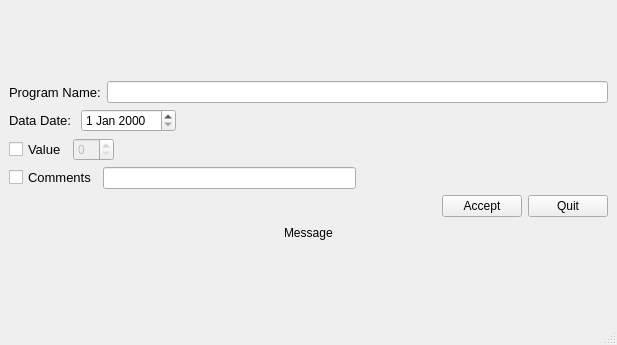
<?xml version="1.0" encoding="UTF-8"?>
<ui version="4.0">
 <class>MainWindow</class>
 <widget class="QMainWindow" name="MainWindow">
  <property name="geometry">
   <rect>
    <x>0</x>
    <y>0</y>
    <width>617</width>
    <height>345</height>
   </rect>
  </property>
  <property name="windowTitle">
   <string>MainWindow</string>
  </property>
  <widget class="QWidget" name="centralwidget">
   <layout class="QVBoxLayout" name="verticalLayout">
    <item>
     <spacer name="verticalSpacer_2">
      <property name="orientation">
       <enum>Qt::Vertical</enum>
      </property>
      <property name="sizeHint" stdset="0">
       <size>
        <width>20</width>
        <height>40</height>
       </size>
      </property>
     </spacer>
    </item>
    <item>
     <layout class="QHBoxLayout" name="horizontalLayout">
      <item>
       <widget class="QLabel" name="label">
        <property name="font">
         <font>
          <pointsize>10</pointsize>
         </font>
        </property>
        <property name="text">
         <string>Program Name:</string>
        </property>
       </widget>
      </item>
      <item>
       <widget class="QLineEdit" name="nameProgram_lineEdit">
        <property name="font">
         <font>
          <pointsize>9</pointsize>
         </font>
        </property>
        <property name="readOnly">
         <bool>true</bool>
        </property>
       </widget>
      </item>
     </layout>
    </item>
    <item>
     <layout class="QHBoxLayout" name="horizontalLayout_2">
      <item>
       <widget class="QLabel" name="label_2">
        <property name="sizePolicy">
         <sizepolicy hsizetype="Fixed" vsizetype="Preferred">
          <horstretch>0</horstretch>
          <verstretch>0</verstretch>
         </sizepolicy>
        </property>
        <property name="font">
         <font>
          <pointsize>10</pointsize>
         </font>
        </property>
        <property name="text">
         <string>Data Date: </string>
        </property>
       </widget>
      </item>
      <item>
       <widget class="QDateEdit" name="data_dateEdit">
        <property name="font">
         <font>
          <pointsize>9</pointsize>
         </font>
        </property>
       </widget>
      </item>
      <item>
       <spacer name="horizontalSpacer_5">
        <property name="orientation">
         <enum>Qt::Horizontal</enum>
        </property>
        <property name="sizeType">
         <enum>QSizePolicy::Expanding</enum>
        </property>
        <property name="sizeHint" stdset="0">
         <size>
          <width>40</width>
          <height>20</height>
         </size>
        </property>
       </spacer>
      </item>
     </layout>
    </item>
    <item>
     <layout class="QHBoxLayout" name="horizontalLayout_4">
      <item>
       <widget class="QCheckBox" name="value_checkBox">
        <property name="font">
         <font>
          <pointsize>10</pointsize>
         </font>
        </property>
        <property name="text">
         <string>Value</string>
        </property>
       </widget>
      </item>
      <item>
       <widget class="QSpinBox" name="data_value_spinBox">
        <property name="enabled">
         <bool>false</bool>
        </property>
        <property name="sizePolicy">
         <sizepolicy hsizetype="Preferred" vsizetype="Fixed">
          <horstretch>0</horstretch>
          <verstretch>0</verstretch>
         </sizepolicy>
        </property>
        <property name="font">
         <font>
          <pointsize>9</pointsize>
         </font>
        </property>
       </widget>
      </item>
      <item>
       <spacer name="horizontalSpacer_3">
        <property name="orientation">
         <enum>Qt::Horizontal</enum>
        </property>
        <property name="sizeHint" stdset="0">
         <size>
          <width>40</width>
          <height>20</height>
         </size>
        </property>
       </spacer>
      </item>
     </layout>
    </item>
    <item>
     <layout class="QHBoxLayout" name="horizontalLayout_3">
      <item>
       <widget class="QCheckBox" name="comments_checkBox">
        <property name="font">
         <font>
          <pointsize>10</pointsize>
         </font>
        </property>
        <property name="text">
         <string>Comments</string>
        </property>
       </widget>
      </item>
      <item>
       <widget class="QLineEdit" name="comments_lineEdit"/>
      </item>
      <item>
       <spacer name="horizontalSpacer_4">
        <property name="orientation">
         <enum>Qt::Horizontal</enum>
        </property>
        <property name="sizeType">
         <enum>QSizePolicy::Expanding</enum>
        </property>
        <property name="sizeHint" stdset="0">
         <size>
          <width>40</width>
          <height>20</height>
         </size>
        </property>
       </spacer>
      </item>
     </layout>
    </item>
    <item>
     <layout class="QHBoxLayout" name="horizontalLayout_6">
      <item>
       <spacer name="horizontalSpacer_6">
        <property name="orientation">
         <enum>Qt::Horizontal</enum>
        </property>
        <property name="sizeHint" stdset="0">
         <size>
          <width>40</width>
          <height>20</height>
         </size>
        </property>
       </spacer>
      </item>
      <item>
       <widget class="QPushButton" name="accept_button">
        <property name="font">
         <font>
          <pointsize>9</pointsize>
         </font>
        </property>
        <property name="focusPolicy">
         <enum>Qt::NoFocus</enum>
        </property>
        <property name="text">
         <string>Accept</string>
        </property>
       </widget>
      </item>
      <item>
       <widget class="QPushButton" name="quit_button">
        <property name="font">
         <font>
          <pointsize>9</pointsize>
         </font>
        </property>
        <property name="focusPolicy">
         <enum>Qt::NoFocus</enum>
        </property>
        <property name="text">
         <string>Quit</string>
        </property>
       </widget>
      </item>
     </layout>
    </item>
    <item>
     <layout class="QHBoxLayout" name="horizontalLayout_5">
      <item>
       <spacer name="horizontalSpacer_2">
        <property name="orientation">
         <enum>Qt::Horizontal</enum>
        </property>
        <property name="sizeHint" stdset="0">
         <size>
          <width>40</width>
          <height>20</height>
         </size>
        </property>
       </spacer>
      </item>
      <item>
       <widget class="QLabel" name="message_label">
        <property name="font">
         <font>
          <pointsize>9</pointsize>
         </font>
        </property>
        <property name="text">
         <string>Message</string>
        </property>
       </widget>
      </item>
      <item>
       <spacer name="horizontalSpacer">
        <property name="orientation">
         <enum>Qt::Horizontal</enum>
        </property>
        <property name="sizeHint" stdset="0">
         <size>
          <width>40</width>
          <height>20</height>
         </size>
        </property>
       </spacer>
      </item>
     </layout>
    </item>
    <item>
     <spacer name="verticalSpacer">
      <property name="orientation">
       <enum>Qt::Vertical</enum>
      </property>
      <property name="sizeHint" stdset="0">
       <size>
        <width>20</width>
        <height>40</height>
       </size>
      </property>
     </spacer>
    </item>
   </layout>
  </widget>
  <widget class="QMenuBar" name="menubar">
   <property name="geometry">
    <rect>
     <x>0</x>
     <y>0</y>
     <width>617</width>
     <height>26</height>
    </rect>
   </property>
  </widget>
  <widget class="QStatusBar" name="statusbar"/>
 </widget>
 <resources/>
 <connections/>
</ui>
